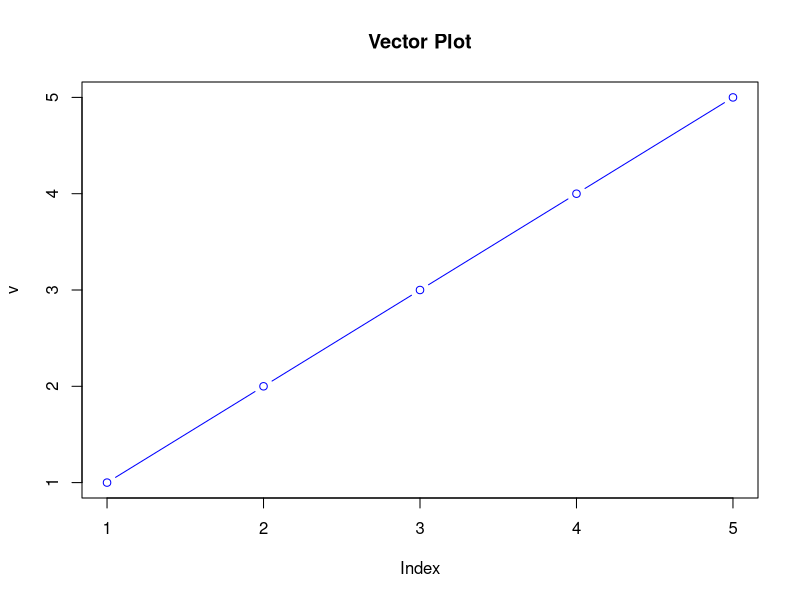
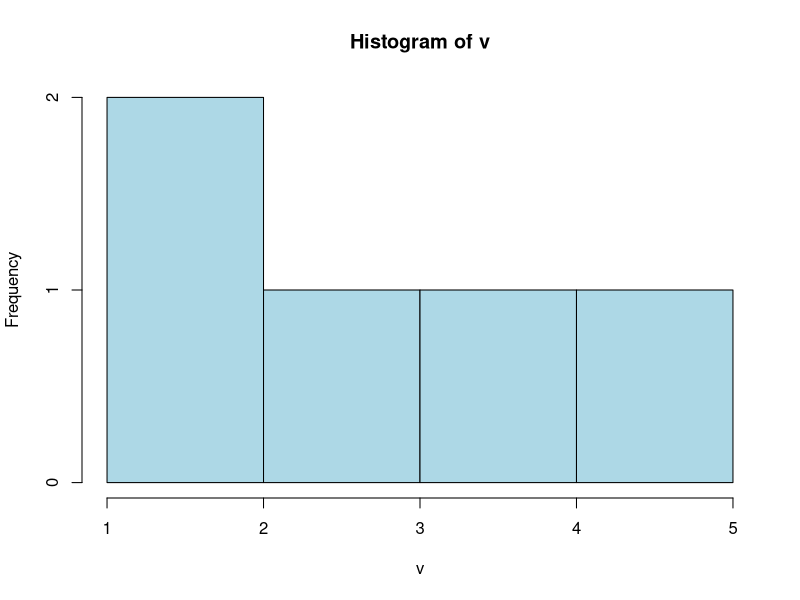

R code for these plots, in order:
# ================================
# R BASICS CHEATSHEET 📉
# Project Sigma: Engineering Data Analysis
# ================================

# ----------------
# 1. Variables
# ----------------
x <- 10
y <- 3.5
name <- "Alice"
is_valid <- TRUE

# ----------------
# 2. Basic Data Types
# ----------------
# numeric, integer, character, logical
class(x)
class(name)

# ----------------
# 3. Vectors
# ----------------
v <- c(1, 2, 3, 4, 5)

v[1] # indexing (Note: R is 1-based, unlike Python's 0-based)
length(v)
sum(v)
mean(v)

# ----------------
# 4. Sequences
# ----------------
seq(1, 10, by = 2)
rep(1, times = 5)

# ----------------
# 5. Matrices
# ----------------
m <- matrix(1:6, nrow = 2, ncol = 3)

m[1, 2] # row, column
t(m) # transpose
dim(m)

# ----------------
# 6. Lists
# ----------------
lst <- list(
  numbers = v,
  text = "hello",
  flag = TRUE
)

lst$numbers

# ----------------
# 7. Data Frames (Crucial for CSVs)
# ----------------
df <- data.frame(
  id = c(1, 2, 3),
  score = c(85, 90, 78),
  passed = c(TRUE, TRUE, FALSE)
)

head(df)
str(df) # Check structure (like .info() in Pandas)

df$score
df[df$score > 80, ] # Filtering

# ----------------
# 8. Control Flow
# ----------------
if (x > 5) {
  print("x is greater than 5")
} else {
  print("x is 5 or less")
}

for (i in v) {
  print(i)
}

# ----------------
# 9. Functions
# ----------------
add_numbers <- function(a, b) {
  return(a + b)
}

add_numbers(2, 3)

# ----------------
# 10. Apply Functions (Vectorization)
# ----------------
apply(m, 1, sum) # 1 = rows
apply(m, 2, sum) # 2 = columns

lapply(lst, class)

# ----------------
# 11. Basic Plotting
# ----------------
# Corrected: using 'v' instead of 'c'
plot(v, type = "b", col = "blue", main = "Vector Plot")
hist(v, col = "lightblue")

# ----------------
# 12. Reading & Writing Data
# ----------------
# df <- read.csv("data.csv")
# write.csv(df, "output.csv", row.names = FALSE)
